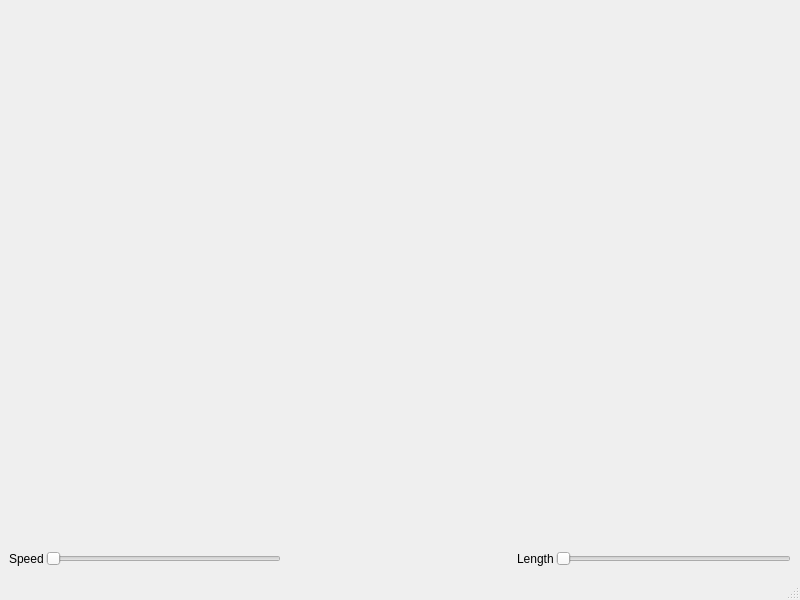
<?xml version="1.0" encoding="UTF-8"?>
<ui version="4.0">
 <class>MainWindow</class>
 <widget class="QMainWindow" name="MainWindow">
  <property name="enabled">
   <bool>true</bool>
  </property>
  <property name="geometry">
   <rect>
    <x>0</x>
    <y>0</y>
    <width>800</width>
    <height>600</height>
   </rect>
  </property>
  <property name="windowTitle">
   <string>MainWindow</string>
  </property>
  <widget class="QWidget" name="centralwidget">
   <layout class="QGridLayout" name="gridLayout_2">
    <item row="0" column="0">
     <layout class="QGridLayout" name="gridLayout" rowstretch="1,0">
      <item row="1" column="0">
       <layout class="QHBoxLayout" name="horizontalLayout_2" stretch="0,0,0,0,0">
        <property name="spacing">
         <number>2</number>
        </property>
        <item>
         <widget class="QLabel" name="label">
          <property name="text">
           <string>Speed</string>
          </property>
         </widget>
        </item>
        <item>
         <widget class="QSlider" name="speedSlider">
          <property name="minimum">
           <number>1</number>
          </property>
          <property name="maximum">
           <number>50</number>
          </property>
          <property name="orientation">
           <enum>Qt::Horizontal</enum>
          </property>
         </widget>
        </item>
        <item>
         <spacer name="horizontalSpacer">
          <property name="orientation">
           <enum>Qt::Horizontal</enum>
          </property>
          <property name="sizeHint" stdset="0">
           <size>
            <width>40</width>
            <height>20</height>
           </size>
          </property>
         </spacer>
        </item>
        <item>
         <widget class="QLabel" name="label_2">
          <property name="text">
           <string>Length</string>
          </property>
         </widget>
        </item>
        <item>
         <widget class="QSlider" name="lengthSlider">
          <property name="minimum">
           <number>1</number>
          </property>
          <property name="maximum">
           <number>200</number>
          </property>
          <property name="orientation">
           <enum>Qt::Horizontal</enum>
          </property>
         </widget>
        </item>
       </layout>
      </item>
      <item row="0" column="0">
       <widget class="RotateWidget" name="rotateWidget" native="true"/>
      </item>
     </layout>
    </item>
   </layout>
  </widget>
  <widget class="QStatusBar" name="statusbar"/>
 </widget>
 <customwidgets>
  <customwidget>
   <class>RotateWidget</class>
   <extends>QWidget</extends>
   <header>rotatewidget.h</header>
  </customwidget>
 </customwidgets>
 <resources/>
 <connections/>
</ui>
